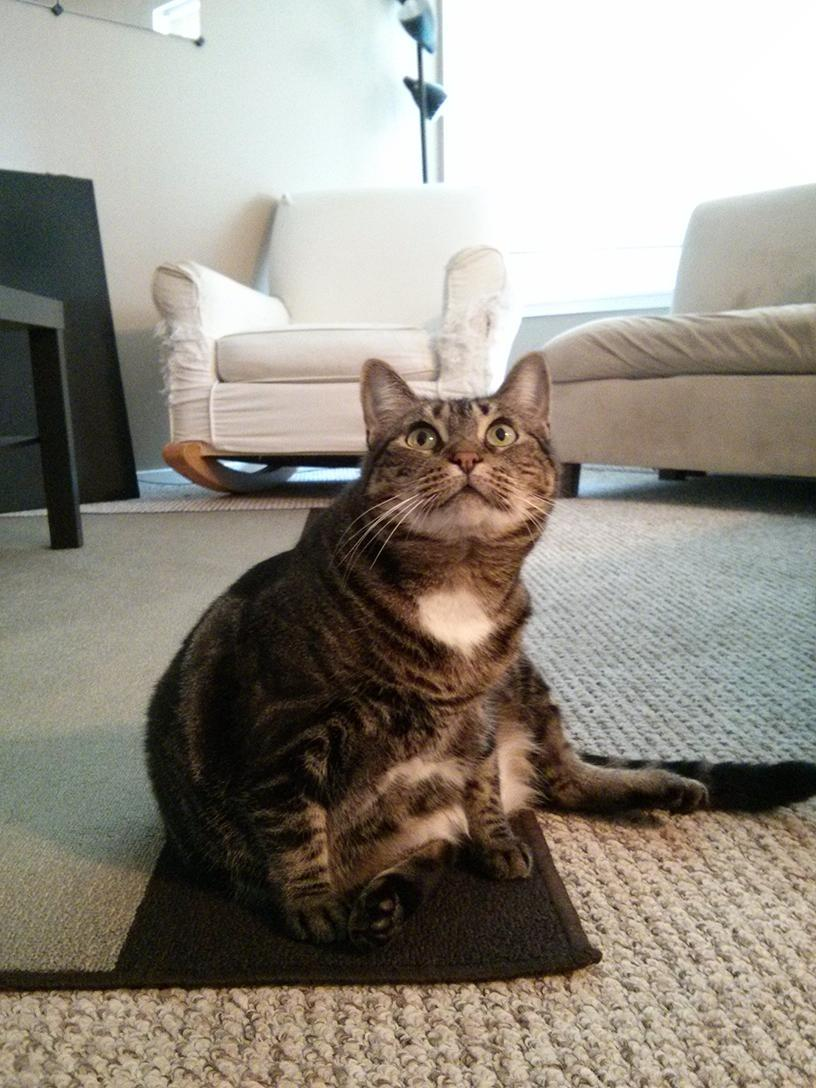
#> input picture WorkOnImage/copy_paste_image/zophie.jpg, 816 x 1088 px
$ python take_all_place_with_cropped_img.py
#> lines starting #> are read from the running program, lines starting #| are printed output that depends on the picture; pictures that were not available may be replaced by others from this repository, and a replacement may not be noted
from PIL import Image
img=Image.open('zophie.jpg')
#> img is the input picture: PIL image 816x1088 RGB; mean R, G, B 147, 141, 131.1
img2=Image.open('parrot.jpg')
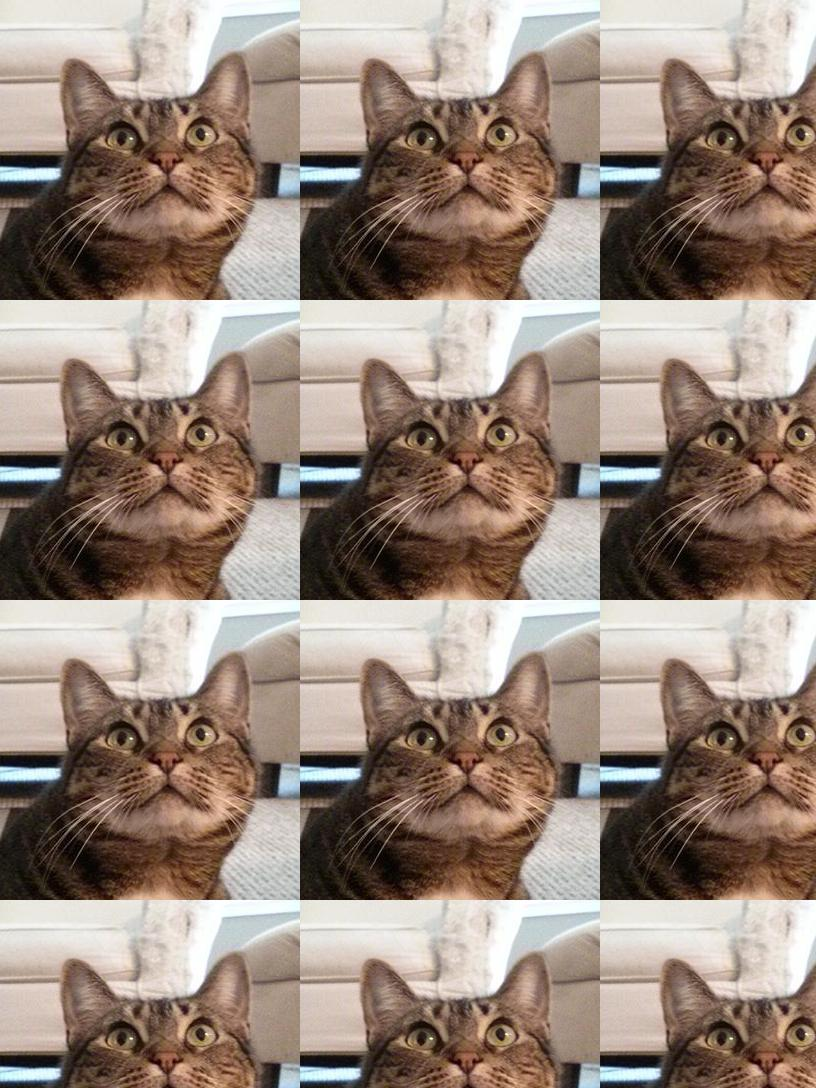
#> input picture WorkOnImage/copy_paste_image/copy_paste2.jpg, 816 x 1088 px, given in place of parrot.jpg, which was not available
#> img2 is the input picture: PIL image 816x1088 RGB; mean R, G, B 151.8, 134.5, 123.1
copied_img=img.copy()
cropped_img=img.crop((300,300,600,600))
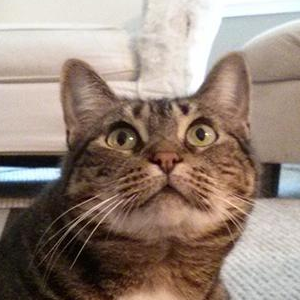
#> cropped_img: PIL image 300x300 RGB; mean R, G, B 149.7, 132.4, 120.9
cropped_parrot=img2.crop((230,100,600,400))
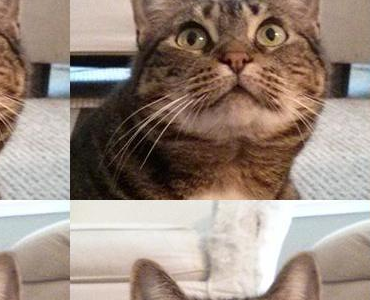
#> cropped_parrot: PIL image 370x300 RGB; mean R, G, B 153.9, 137.7, 126.7
img_width,img_height=img.size
#> img_width = 816; img_height = 1088
cropped_img_width,cropped_img_height=cropped_img.size
#> cropped_img_width = 300; cropped_img_height = 300
##cropped_parrot_size=cropped_parrot.size
for left in range(0,img_width,cropped_img_width):
    for top in range(0,img_height,cropped_img_height):
        copied_img.paste(cropped_img,(left,top))
        if(top>cropped_img_height):
            copied_img.paste(cropped_parrot,(left,top))
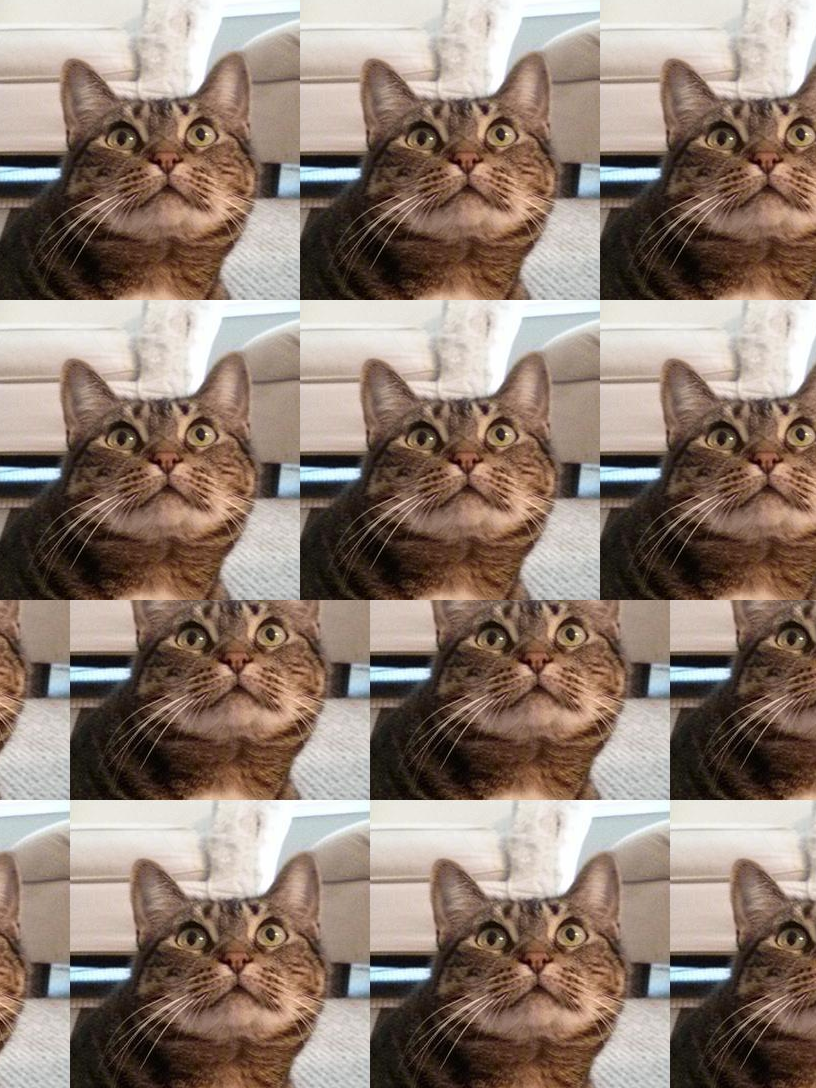
#> copied_img: PIL image 816x1088 RGB; mean R, G, B 143.1, 125.4, 113.8

##copied_img.paste(cropped_parrot,(0,0))
##copied_img.paste(cropped_img,(0,800))
copied_img.save("copy_paste3.jpg")
